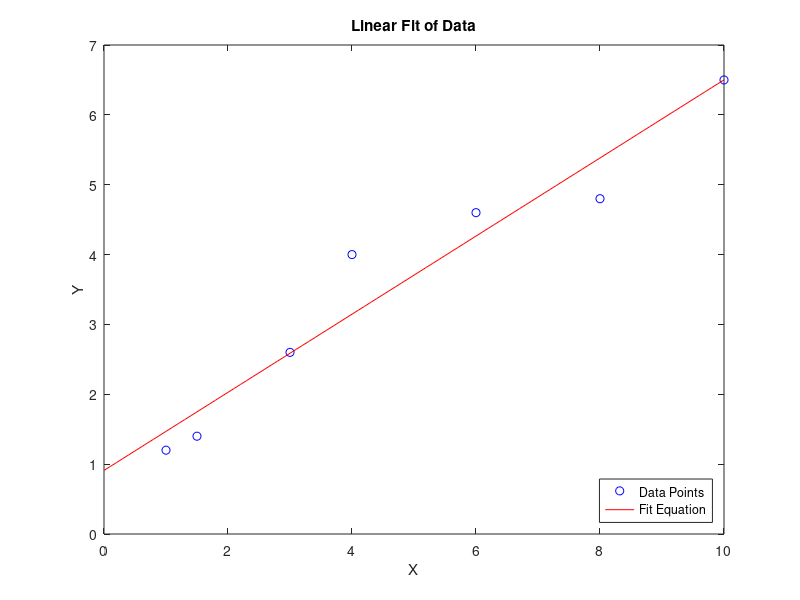
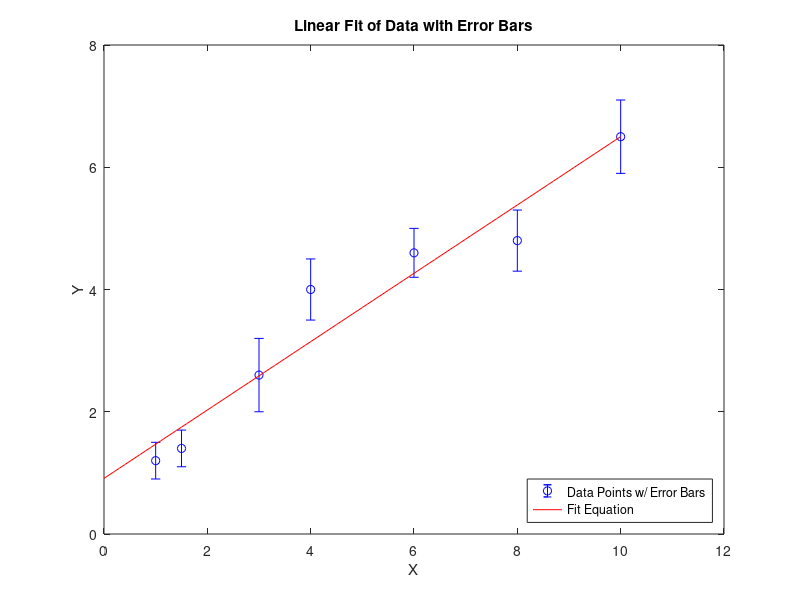

The MATLAB source for these figures, in order:
%Clear the command window and all variables
clear %Clear the workspace variables
clc %Clear the command window contents
format default %Set the default format

%Output of the title and author to the command window
tutorial_name = "Tutorial_07_6";
name = "Andy Pacher";
assisted_by = "Nobody";
fprintf("Output for %s written by %s, with assistance from %s. \n\n", tutorial_name, name, assisted_by)

% Open a figure 1 window
figure(1)

% Given Data
xData = [1.0 1.5 3 4 6 8 10];
yData = [1.2 1.4 2.6 4.0 4.6 4.8 6.5];

% polyfit finds the coefficients of a polynomial that will best fit the data.
% The number 1 represents the order of the polynomial (1 = linear fit).
fitCoefficients = polyfit(xData,yData,1);

xFit = 0: 0.1: 10;  % values to evaluate the fit function at
yFit = polyval(fitCoefficients,xFit); % computes yFit at each xFit value
% And now, we plot the data, just as before.
% plot the fit equation and data on the same graph with blue circles for 
% the data points and a red line for the fit equation
plot(xData,yData,'ob',xFit,yFit,'r')
title('Linear Fit of Data')
xlabel('X')
ylabel('Y')
legend('Data Points','Fit Equation','Location','southeast')

% Open a figure 2 window
figure(2)

% plotting data with error bars and a fit equation on the same graph
% vector of error bars for yData
yErrors = [0.3 0.3 0.6 0.5 0.4 0.5 0.6];
errorbar(xData,yData,yErrors,'bo') % blue circles with vertical error bars

hold on
% This plot line will be placed on the same plot as the previous data
plot(xFit,yFit,'r')

% We still only need to call this once, since it's for a single plot
title('Linear Fit of Data with Error Bars')
xlabel('X')
ylabel('Y')
legend('Data Points w/ Error Bars','Fit Equation','Location','southeast')
hold off

%end tutorial